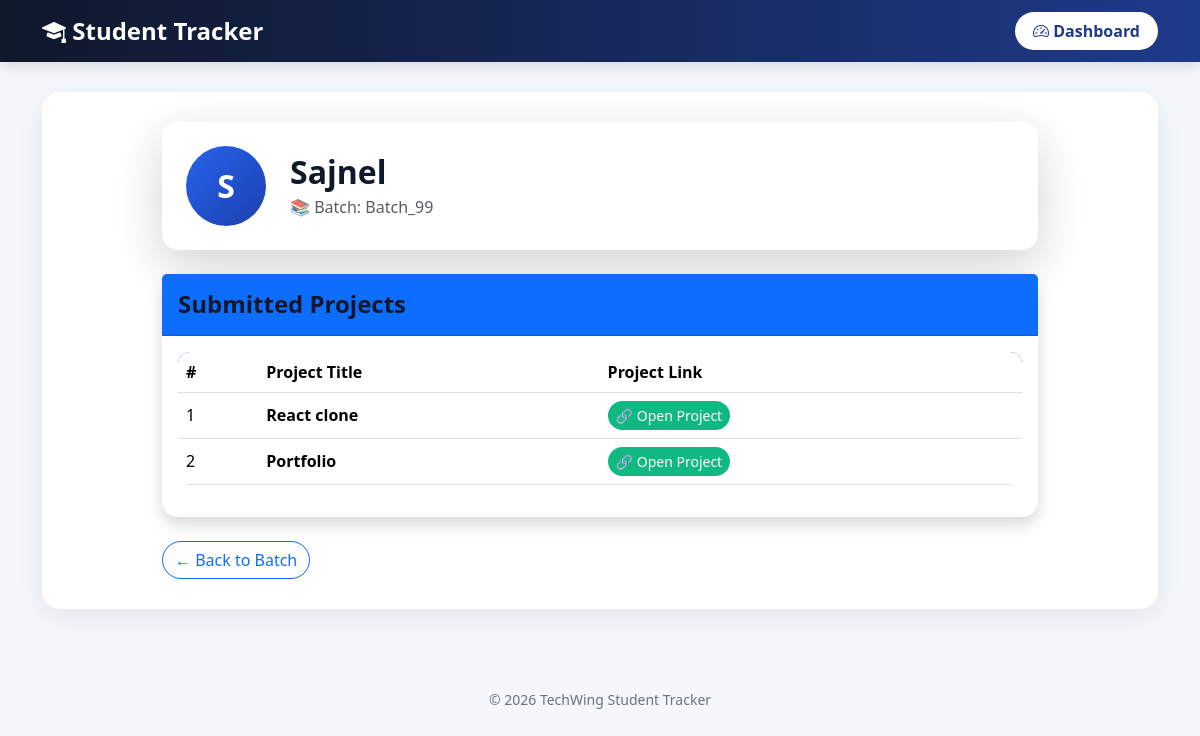
The app's page /student/3/ with its own data.
### tracker/models.py (models this page shows, shortened)
class Student(models.Model):
    batch = models.ForeignKey(
        Batch,
        on_delete=models.CASCADE,
        related_name="students"
    )
    name = models.CharField(max_length=200)

class Batch(models.Model):
    name = models.CharField(max_length=100)

class Project(models.Model):
    student = models.ForeignKey(
        Student,
        on_delete=models.CASCADE,
        related_name="projects"
    )
    title = models.CharField(max_length=100)
    link = models.URLField()

### tracker/views.py (the view)
def student_detail(request, id):
    student = get_object_or_404(Student, id=id)
    return render(
        request,
        "student_detail.html",
        {"student": student}
    )

### tracker/templates/student_detail.html (shortened to what this page needs)
{% extends "base.html" %}
{% block content %}
<div class="row justify-content-center">
    <div class="col-lg-10">
        <div class="card border-0 shadow-lg rounded-4 mb-4">
            <div class="card-body p-4">
                <div class="d-flex align-items-center">
                    <div
                        class="d-flex align-items-center justify-content-center me-4"
                        style="
                            width:80px;
                            height:80px;
                            border-radius:50%;
                            background:linear-gradient(135deg,#2563eb,#1e40af);
                            color:white;
                            font-size:32px;
                            font-weight:bold;
                        "
                    >
                        {{ student.name|first|upper }}
                    </div>
                    <div>
                        <h2 class="fw-bold mb-1">
                            {{ student.name }}
                        </h2>
                        <p class="text-muted mb-0">
                            📚 Batch: {{ student.batch.name }}
                        </p>
                    </div>
                </div>
            </div>
        </div>
        <div class="card border-0 shadow rounded-4">
            <div class="card-header bg-primary text-white py-3">
                <h4 class="mb-0">
                    Submitted Projects
                </h4>
            </div>
            <div class="card-body">
                {% if student.projects.all %}
                <div class="table-responsive">
                    <table class="table table-hover align-middle">
                        <thead>
                            <tr>
                                <th>#</th>
                                <th>Project Title</th>
                                <th>Project Link</th>
                            </tr>
                        </thead>
                        <tbody>
                            {% for project in student.projects.all %}
                            <tr>
                                <td>{{ forloop.counter }}</td>
                                <td>
                                    <strong>{{ project.title }}</strong>
                                </td>
                                <td>
                                    <a
                                        href="{{ project.link }}"
                                        target="_blank"
                                        class="btn btn-success btn-sm rounded-pill"
                                    >
                                        🔗 Open Project
                                    </a>
                                </td>
                            </tr>
                            {% endfor %}
                        </tbody>
                    </table>
                </div>
                {% else %}
                <div class="text-center py-5">
                    <h5 class="text-muted">
                        No projects have been added yet.
                    </h5>
                </div>
                {% endif %}
            </div>
        </div>
        <div class="mt-4">
            <a
                href="{% url 'batch_detail' student.batch.id %}"
                class="btn btn-outline-primary rounded-pill"
            >
                ← Back to Batch
            </a>
        </div>
    </div>
</div>
{% endblock %}

### tracker/templates/base.html (style rules this page uses)
body { background:#f4f7fc; font-family: "Segoe UI", sans-serif; }
.btn-success { background:#10b981; border:none; }
.table { border-radius:12px; overflow:hidden; }
.table thead { background:#1e3a8a; color:white; }
.card { border:none; border-radius:16px; transition:.3s; box-shadow:0 4px 15px rgba(0,0,0,.08); }
h1,h2,h3,h4,h5 { color:#0f172a; font-weight:700; }
a { text-decoration:none; }

### records on screen
Student: name|first "S", name "Sajnel", batch.name "Batch_99"
Project: title "React clone"
Project: title "Portfolio"
